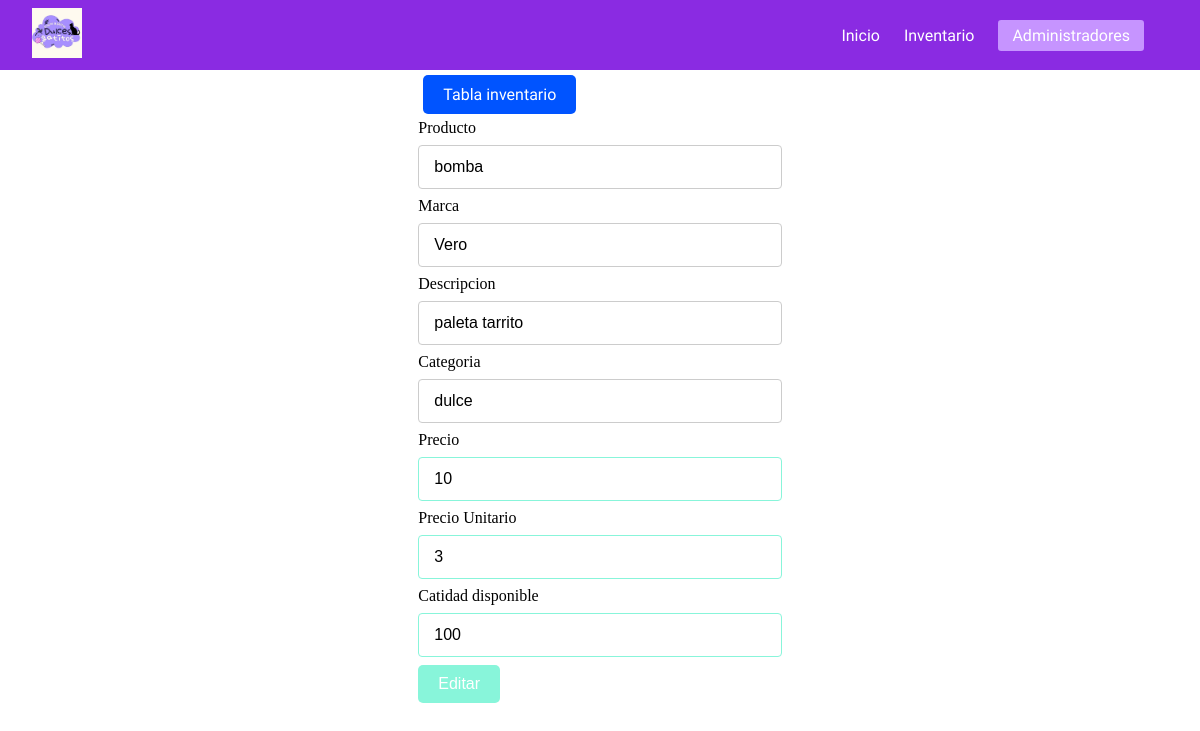
The app's page /admin/update.php?id_producto=1 with its own data.
### tables this page shows
CREATE TABLE `tabla_inventario` (
  `id_producto` int(11) NOT NULL,
  `producto` varchar(200) NOT NULL,
  `marca` varchar(200) NOT NULL,
  `descripcion` varchar(200) NOT NULL,
  `categoria` varchar(200) NOT NULL,
  `precio` float NOT NULL,
  `preciou` float NOT NULL,
  `cd` int(11) NOT NULL
);

### req/read.php (called while the page is built, shortened)
<?php
function readById($conn, $id){
        $sql = "SELECT * FROM tabla_inventario WHERE id_producto=?";
        $stmt = $conn->prepare($sql);
        $stmt->execute([$id]);
        if ($stmt->rowCount() > 0) {
            $producto = $stmt->fetch();
        }else $producto = 0;
        return $producto;
}

### admin/update.php (the view, shortened to what this page needs)
<?php
    include "../req/read.php";
    include "../req/db_conn.php";
    if (isset($_GET['id_producto'])) {
        $id = $_GET['id_producto'];
        $producto = readById($conn, $id);
?>
<!DOCTYPE html>
<html lang="en">
<head>
    <link rel="stylesheet" type="text/css" href="inventario.css">
    <link rel="stylesheet" href="../CSS/nav.css">
</head>
<body>
    <div class="navbar">
            <header class="header">
            <div class="logo-header">
                <img src="dulces_gatitos.jpg" alt="">
            </div>
            <nav class="nav-menu navbar-expand-lg ">
                <div class="container-fluid">
                    <div >
                        <ul class="">
                            <li class="nav-item"><a class="nav-link" href="../home.php">Inicio</a></li>
                            <li class="nav-item"><a class="nav-link" href="inventario.php">Inventario</a></li>
                            <li class="nav-item"><a class="nav-link" href="admins.php">Administradores</a></li>
                        </ul>
                    </div>
                </div>
            </nav>
        </header>
    </div>
    <div class="ody">
    <div class="form-holder">
        <a href="inventario.php" class="link">Tabla inventario</a>
        <form action="../req/update.php" method="post">
            <label>Producto</label>
            <input type="text" name="producto" value="<?=$producto['producto']?>"> <br>
            <label>Marca</label>
            <input type="text" name="marca" value="<?=$producto['marca']?>"> <br>
            <label>Descripcion</label>
            <input type="text" name="descripcion" value="<?=$producto['descripcion']?>"> <br>
            <label>Categoria</label>
            <input type="text" name="categoria" value="<?=$producto['categoria']?>"> <br>
            <label>Precio</label>
            <input type="number" name="precio" value="<?=$producto['precio']?>"> <br>
            <label>Precio Unitario</label>
            <input type="number" name="preciou" value="<?=$producto['preciou']?>"> <br>
            <label>Catidad disponible</label>
            <input type="number" name="cd" value="<?=$producto['cd']?>">   <br>
            <button type="submit" class="btn-create">Editar </button>
        </form>
    </div>
    </div>
</body>
</html>
<?php }else {
        header("Location: inventario.php");
}?>

### admin/inventario.css (style rules this page uses)
.ody { display: flex; justify-content: center; align-self: center; min-height: 100vh; }
.form-holder { max-width:700px; }
.link { display: inline-block; padding: 10px 20px; font-size: 16px; border-radius: 5px; text-decoration: none; color: white; text-align: center; margin: 5px; background-color: #0054FF; }
.btn-create { background-color: #88f5da; color: white; padding: 10px 20px; font-size: 16px; border: none; border-radius: 5px; cursor: pointer; transition: background-color 0.3s ease; }
input[type="text"], input[type="number"], input[type="password"], textarea { width: 100%; padding: 12px 15px; margin: 8px 0; border: 1px solid #ccc; border-radius: 4px; box-sizing: border-box; font-size: 16px; }
input[type="text"]:focus, input[type="number"],input[type="password"]:focus, textarea:focus { border: 1px solid #88f5da; outline: none; }

### CSS/nav.css (style rules this page uses)
* { padding: 0; margin: 0; text-decoration: none; list-style: none; }
.navbar { background-color: blueviolet; }
a, li { font-family: 'Indie Flower'; color: white; }
.logo-header img { width: 50px; }
header { background-color: blueviolet; display: flex; justify-content: space-between; align-items: center; padding: .5rem 2rem; }
.nav-menu ul { display: flex; align-items: center; }
.nav-menu li { margin-right: 1.5rem; }
.nav-menu li:last-child { background-color: #c694ff; border: 2px solid #c694ff; padding: .25rem .75rem; border-radius: .2rem; }

### records on screen
tabla_inventario: producto "bomba", marca "Vero", descripcion "paleta tarrito", categoria "dulce", precio "10", preciou "3", cd "100"
